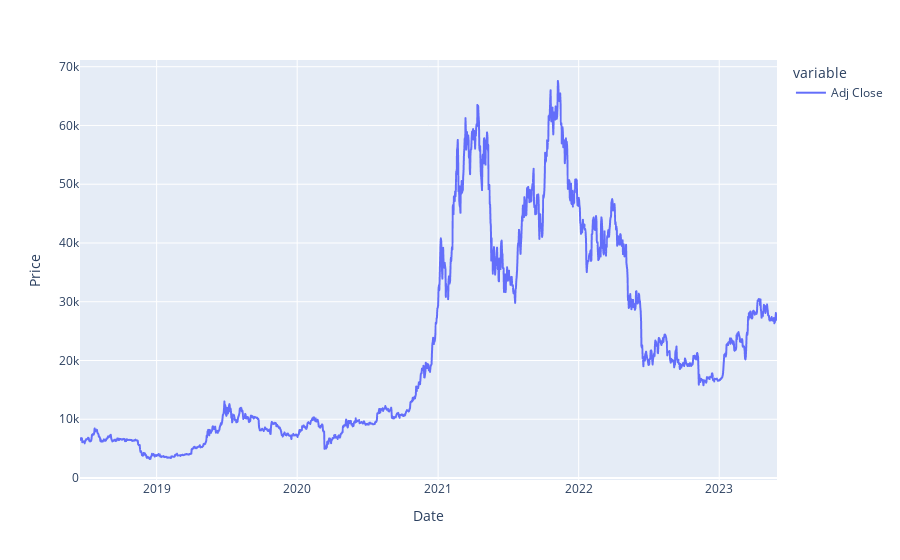

Notebook code cell kept with this figure:
### Code cell
px.line(data, labels={"value": "Price", "index": "Date"})

### Figure 1 — Plotly figure (JSON) as saved in the notebook; plotly's stock layout.template omitted (floating-point values rounded to 4 significant figures; data arrays with more than 128 entries replaced by an {"elided": "..."} marker saying what was removed)
{"data": [{"hovertemplate": "variable=Adj Close<br>Date=%{x}<br>Price=%{y}<extra></extra>", "legendgroup": "Adj Close", "line": {"color": "#636efa", "dash": "solid"}, "marker": {"symbol": "circle"}, "mode": "lines", "name": "Adj Close", "showlegend": true, "type": "scattergl", "x": {"elided": "1811 str values"}, "xaxis": "x", "y": {"elided": "1811 float values"}, "yaxis": "y"}], "layout": {"legend": {"title": {"text": "variable"}, "tracegroupgap": 0}, "margin": {"t": 60}, "xaxis": {"anchor": "y", "domain": [0, 1], "title": {"text": "Date"}}, "yaxis": {"anchor": "x", "domain": [0, 1], "title": {"text": "Price"}}}}
